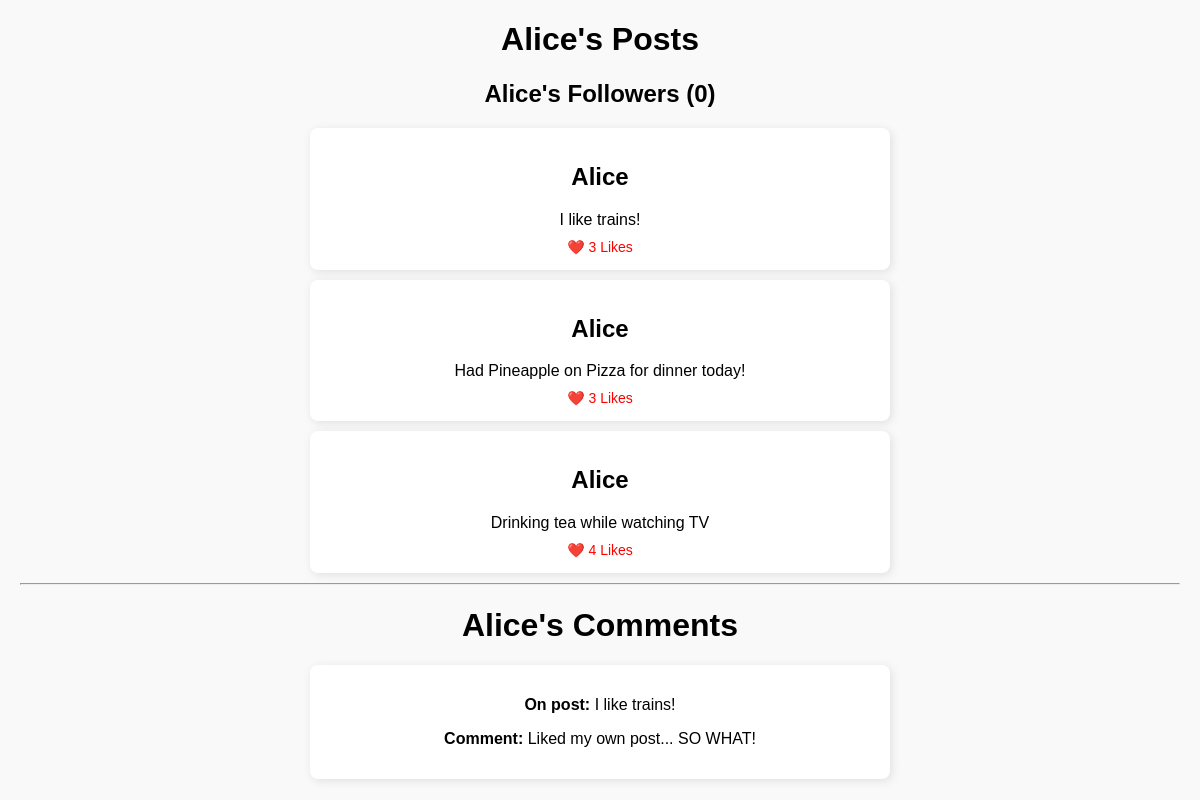
/user/Alice/, run on an earlier commit of the app's database.
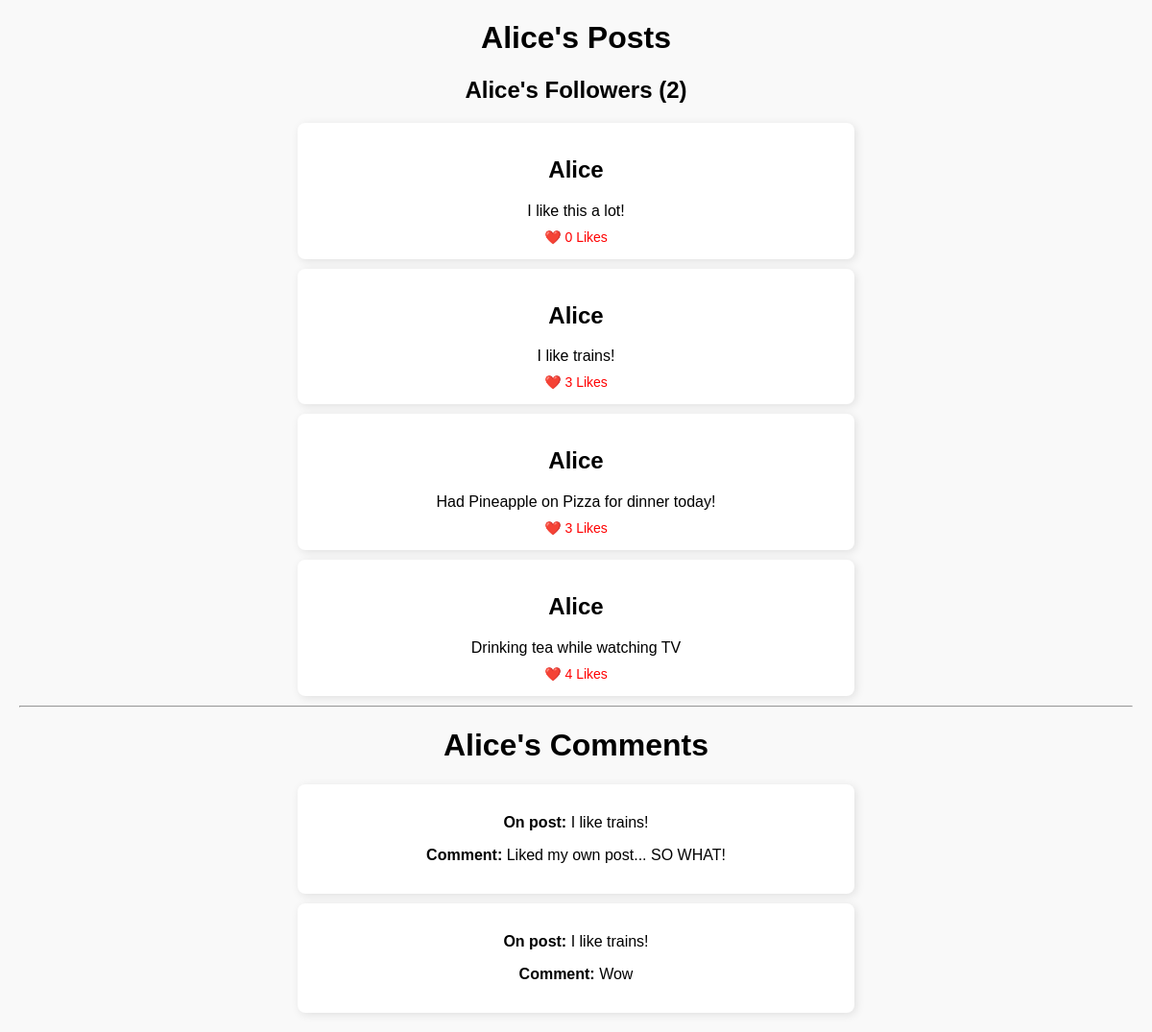
And on a later commit of the database.
### tables this page shows
CREATE TABLE users (
                                user_id INTEGER PRIMARY KEY,
                                username TEXT NOT NULL,
                                intrests TEXT,
                                followers INT
                            );

CREATE TABLE posts (
                                post_id INTEGER PRIMARY KEY AUTOINCREMENT,
                                user_id NOT NULL,
                                content TEXT,
                                likes INT,
                                created_at TIMESTAMP DEFAULT CURRENT_TIMESTAMP,
                                FOREIGN KEY (user_id) REFERENCES users (user_id)
                            );

CREATE TABLE comments (
                                comment_id INTEGER PRIMARY KEY AUTOINCREMENT,
                                post_id NOT NULL,
                                user_id NOT NULL,
                                content TEXT,
                                created_at TIMESTAMP DEFAULT CURRENT_TIMESTAMP,
                                FOREIGN KEY (user_id) REFERENCES users (user_id),
                                FOREIGN KEY (post_id) REFERENCES Posts(post_id)
                            );

### app.py (the view)
@app.route("/user/<string:username>/")
def user_page(username):
    conn = sqlite3.connect("database.db")
    cursor = conn.cursor()
    cursor.execute("SELECT user_id FROM users WHERE username = ?", (username,))
    row = cursor.fetchone()
    conn.close()
    user_id = row[0]
    posts = get_all_posts_with_likes()
    user_comments = get_user_comments(user_id)
    followers = get_user_followers(user_id)
    user_posts = [post for post in posts if post[1] == username]
    return render_template("user_page.html",
                           username=username,
                           user_posts=user_posts,
                           user_comments=user_comments,
                           followers=followers)

### app.py (called while the page is built)
def get_user_comments(user_id):
    conn = sqlite3.connect("database.db")
    cursor = conn.cursor()
    cursor.execute("""
        SELECT posts.content, comments.content
        FROM comments
        JOIN posts ON comments.post_id = posts.post_id
        WHERE comments.user_id = ?;
    """, (user_id,))
    user_comments = cursor.fetchall()
    conn.close()
    return user_comments

def get_all_posts_with_likes():
    conn = sqlite3.connect("database.db")
    cursor = conn.cursor()
    cursor.execute("""
       SELECT posts.post_id, users.username, posts.content,
       (SELECT COUNT(*) FROM likes WHERE likes.post_id = posts.post_id),
       posts.user_id
        FROM posts
        JOIN users ON posts.user_id = users.user_id
        ORDER BY posts.created_at DESC
        """)
    posts = cursor.fetchall()
    conn.close()
    return posts

def get_user_followers(user_id):
    conn = sqlite3.connect("database.db")
    cursor = conn.cursor()
    cursor.execute("""
        SELECT users.username
        FROM followers
        JOIN users ON followers.user1_id = users.user_id
        WHERE followers.user2_id = ?
    """, (user_id,))
    followers = [row[0] for row in cursor.fetchall()]
    conn.close()
    return followers

### templates/user_page.html (shortened to what this page needs)
<!DOCTYPE html>
<html>
<head>
</head>
<body>
<h1>{{ username }}'s Posts</h1>
<h2>{{ username }}'s Followers <strong>({{ followers | length }})</strong></h2>
<div class="profile-container">
    {% for post in user_posts %}
    <div class="post">
        <div class="username">
            <h2> {{ username }}</h2>
        </div>
        <div class="content">{{ post[2] }}</div>
        <div class="likes">❤️ {{ post[3] }} Likes</div>
    </div>
    {% endfor %}
</div>
<hr>
<h1 style="justify-self: center">{{ username }}'s Comments</h1>
<div class="profile-container">
    {% for post_content, comment_content in user_comments %}
    <div class="post">
        <p><strong>On post:</strong> {{ post_content }}</p>
        <p><strong>Comment:</strong> {{ comment_content }}</p>
    </div>
    {% endfor %}
</div>
</body>
</html>

### templates/user_page.html (style rules this page uses)
body { font-family: Arial, sans-serif; background-color: #f9f9f9; margin: 20px; }
.profile-container { width: 50%; margin: 0 auto; text-align: center; }
.post { background: white; padding: 15px; margin-bottom: 10px; border-radius: 8px; box-shadow: 2px 2px 10px rgba(0, 0, 0, 0.1); }
.content { margin: 10px 0; }
.likes { color: red; font-size: 14px; }
h1, h2 { justify-self: center; }

What changed in the data, as far as the page shows it:
added posts: username "Alice", content "I like this a lot!", post "0"
added comments: content "I like trains!", content "Wow"
Also different on the page:
{{ followers | length }}: "0" → "2"
